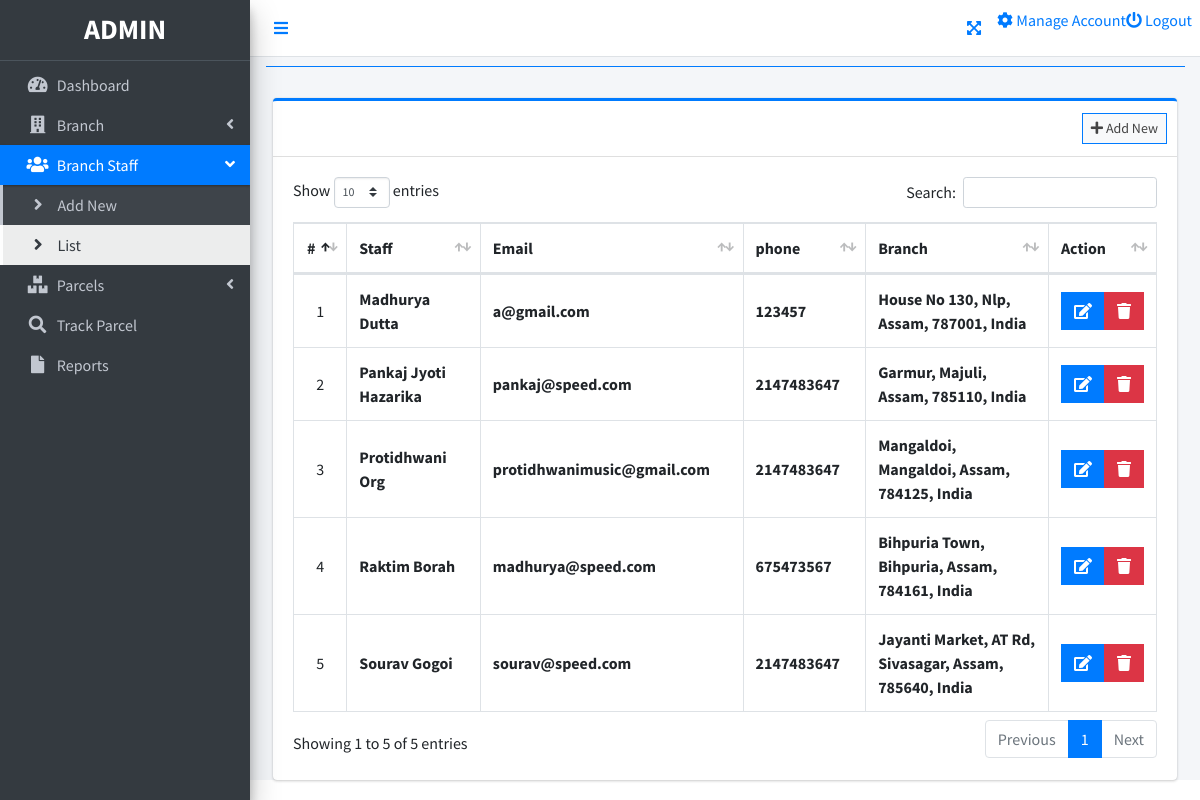
The page /index.php?page=staff_list (signed in) on the database its author committed.
### tables this page shows
CREATE TABLE `users` (
  `id` int(30) NOT NULL,
  `firstname` varchar(200) NOT NULL,
  `lastname` varchar(200) NOT NULL,
  `email` varchar(200) NOT NULL,
  `password` text NOT NULL,
  `type` tinyint(1) NOT NULL DEFAULT 2 COMMENT '1 = admin, 2 = staff',
  `branch_id` int(30) NOT NULL,
  `date_created` datetime NOT NULL DEFAULT current_timestamp(),
  `phone` int(10) NOT NULL
);

### staff_list.php (the view, shortened to what this page needs)
<?php include'db_connect.php' ?>
<div class="col-lg-12">
	<div class="card card-outline card-primary">
		<div class="card-header">
			<div class="card-tools">
				<a class="btn btn-block btn-sm btn-default btn-flat border-primary " href="./index.php?page=new_staff"><i class="fa fa-plus"></i> Add New</a>
			</div>
		</div>
		<div class="card-body">
			<table class="table tabe-hover table-bordered" id="list">
				<!-- <colgroup>
					<col width="5%">
					<col width="15%">
					<col width="25%">
					<col width="25%">
					<col width="15%">
				</colgroup> -->
				<thead>
					<tr>
						<th class="text-center">#</th>
						<th>Staff</th>
						<th>Email</th>
						<th>phone</th>
						<th>Branch</th>
						<th>Action</th>
					</tr>
				</thead>
				<tbody>
					<?php
					$i = 1;
					$qry = $conn->query("SELECT u.*,concat(u.firstname,' ',u.lastname) as name,concat(b.street,', ',b.city,', ',b.state,', ',b.zip_code,', ',b.country) as baddress FROM users u inner join branches b on b.id = u.branch_id where u.type = 2 order by concat(u.firstname,' ',u.lastname) asc ");
					while($row= $qry->fetch_assoc()):
					?>
					<tr>
						<td class="text-center"><?php echo $i++ ?></td>
						<td><b><?php echo ucwords($row['name']) ?></b></td>
						<td><b><?php echo ($row['email']) ?></b></td>
						<td><b><?php echo ($row['phone']) ?></b></td>
						<td><b><?php echo ucwords($row['baddress']) ?></b></td>
						<td class="text-center">
		                    <div class="btn-group">
		                        <a href="index.php?page=edit_staff&id=<?php echo $row['id'] ?>" class="btn btn-primary btn-flat ">
		                          <i class="fas fa-edit"></i>
		                        </a>
		                        <button type="button" class="btn btn-danger btn-flat delete_staff" data-id="<?php echo $row['id'] ?>">
		                          <i class="fas fa-trash"></i>
		                        </button>
	                      </div>
						</td>
					</tr>
				<?php endwhile; ?>
				</tbody>
			</table>
		</div>
	</div>
</div>

### staff_list.php (style rules this page uses)
table td { vertical-align: middle !important; }

### rows shown on the page
users: name "Madhurya Dutta", email "a@gmail.com", phone "123457", baddress "House No 130, Nlp, Assam, 787001, India"
users: name "Pankaj Jyoti Hazarika", email "pankaj@speed.com", phone "2147483647", baddress "Garmur, Majuli, Assam, 785110, India"
users: name "Protidhwani Org", email "protidhwanimusic@gmail.com", phone "2147483647", baddress "Mangaldoi, Mangaldoi, Assam, 784125, India"
users: name "Raktim Borah", email "madhurya@speed.com", phone "675473567", baddress "Bihpuria Town, Bihpuria, Assam, 784161, India"
users: name "Sourav Gogoi", email "sourav@speed.com", phone "2147483647", baddress "Jayanti Market, AT Rd, Sivasagar, Assam, 785640, India"
